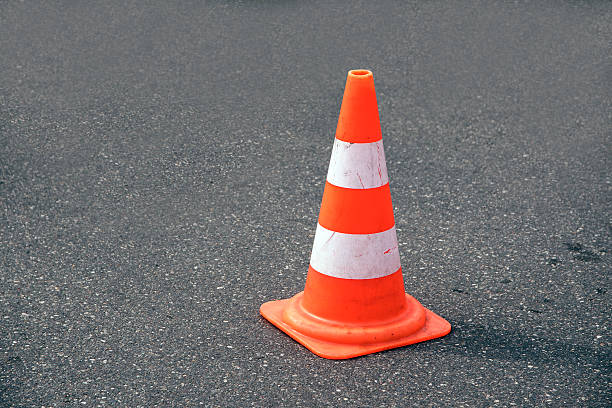
//> input picture src/Codigos Visao/Cone (RP)/cone.jpg, 612 x 408 px
$ ./Cone_Imagem ../cone.jpg   (built with g++ and OpenCV 4)
//> lines starting //> are read from the running program, lines starting //| are printed output that depends on the picture; after the words box and inside, x2 and y2 are one past the last pixel; in counts of white or black regions, pixels touching at a corner belong together
#include <iostream>
#include "opencv2/highgui/highgui.hpp"
#include "opencv2/imgproc/imgproc.hpp"

using namespace cv;
using namespace std;

int x_medio, x_min, x_max;
int y_medio, y_min, y_max;

void colorChanges(Mat&, Mat&);

void histogramH(Mat&, Mat&);

void histogramV(Mat&, Mat&);

void fitRectangle(Mat&, Mat&);

int main( int argc, char** argv )
{
    Mat src, imgHSV, imgHist1, imgHist2, imgCone;

    src = imread(argv[1]);
//> src is the input picture: 408 rows x 612 cols, CV_8UC3; mean B, G, R 108.8, 108.4, 116.8

    namedWindow("Original", CV_WINDOW_NORMAL);
    namedWindow("Thresholded Image", CV_WINDOW_NORMAL);
    namedWindow("Deteccao Cone", CV_WINDOW_NORMAL);

    colorChanges(src, imgHSV);

    histogramH(imgHSV, imgHist1);
    histogramV(imgHSV, imgHist2);

    fitRectangle(src, imgCone);

    imshow("Original", src);
    imshow("Thresholded Image", imgHSV);
    imshow("Deteccao Cone", imgCone);

    waitKey(0);

    return 0;
}

void colorChanges(Mat &in, Mat &out)
{
    int iLowH = 0;
    //int iHighH = 30; // cone.jpg e cone2.jpg
    int iHighH = 18; // cone3.jpg e cone4.jpg


    //int iLowS = 0; // cone.jpg, cone2.jpg e cone3.jpg
    int iLowS = 125; // cone4.jpg
    int iHighS = 255;

    int iLowV = 0;
    int iHighV = 255;

    cvtColor(in, out, COLOR_BGR2HSV); //Convert the captured frame from BGR to HSV
//> out: 408 rows x 612 cols, CV_8UC3; mean H, S, V 95.3, 30.8, 122.7

    inRange(out, Scalar(iLowH, iLowS, iLowV), Scalar(iHighH, iHighS, iHighV), out); //Threshold the image
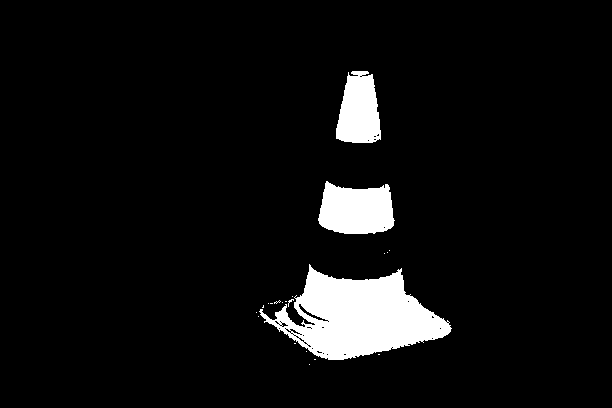
//> out: 408 rows x 612 cols, CV_8UC1; 6.3% white; 21 white regions (18 under 20 px), largest, box (x1, y1, x2, y2) and area: (259, 264, 452, 360) 9938, (318, 181, 395, 234) 3199, (336, 71, 381, 143) 2501

    //morphological opening (remove small objects from the foreground)
    erode(out, out, getStructuringElement(MORPH_ELLIPSE, Size(5, 5)) );
    dilate(out, out, getStructuringElement(MORPH_ELLIPSE, Size(5, 5)) );

    //morphological closing (fill small holes in the foreground)
    dilate(out, out, getStructuringElement(MORPH_ELLIPSE, Size(5, 5)) );
    erode(out, out, getStructuringElement(MORPH_ELLIPSE, Size(5, 5)) );
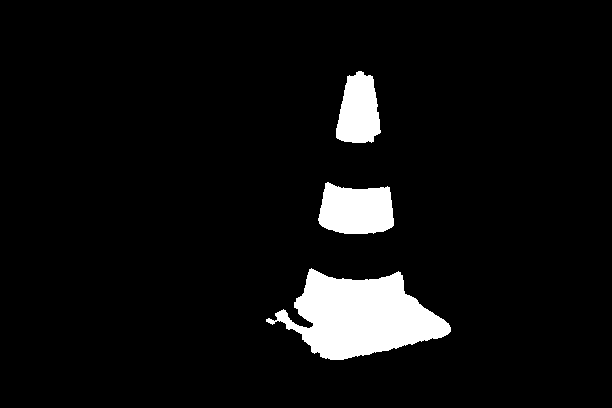
//> out: 408 rows x 612 cols, CV_8UC1; 6.1% white; 3 white regions, box (x1, y1, x2, y2) and area: (266, 268, 451, 360) 9632, (318, 182, 394, 234) 3182, (336, 71, 381, 143) 2423
}

void histogramH(Mat& in, Mat& hist)
{
    Mat histImage(in.rows, in.cols, CV_8UC3, Scalar(255,255,255) );

    int count[in.cols];
    long int count_Num = 0;
    long int count_Den = 0;
    x_min = -1;
    x_max = -1;

    for (int col = 0; col < in.cols; ++col)
    {
        count[col]=0;

        for (int row = 0; row < in.rows; ++row)
        {
            if ( (int)(in.at<uchar>(row,col)) != 0)
            {
                ++count[col];
                count_Num+=(col*count[col]);
                count_Den+=count[col];
            }
        }

        if (count[col] != 0)
            //cout << "Coluna " << col << " tem " << count[col] << " pixeis" << endl;

        circle(histImage, Point(col, in.rows - count[col]),1,Scalar(0,0,255),3,8,0);
    }
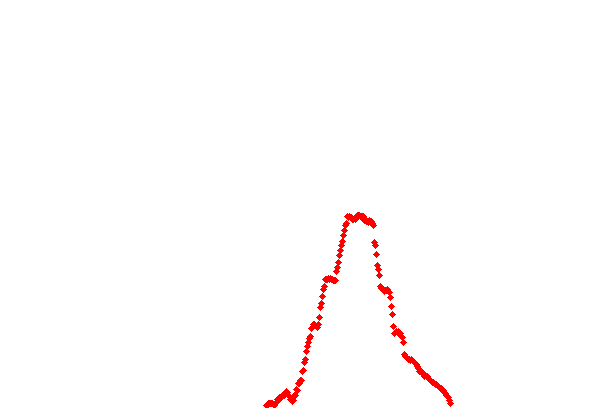
//> histImage: 408 rows x 612 cols, CV_8UC3; mean B, G, R 252.7, 252.7, 255
//> after the loop, count_Num = 365239210; count_Den = 1022986

    x_medio = (int) count_Num / count_Den;
//> x_medio = 357

    cout << "x medio: " << x_medio << endl;
//| x medio: 357
    cout << "Pontos no x medio: " << count[x_medio] << endl;
//| Pontos no x medio: 193
    cout << endl;

    for(int i_min=0; (x_medio-i_min)>=0; i_min++)
    {
        if(count[x_medio-i_min]<(0.15*count[x_medio]))
        {
            x_min = x_medio-i_min;
            break;
        }
    }
//> this loop made 57 passes
//> x_min on pass 57: 301

    cout << "X minimo: " << x_min << endl;
//| X minimo: 301
    cout << "Pontos no x minimo: " << count[x_min] << endl;
//| Pontos no x minimo: 28
    cout << endl;

    for(int i_max=0; (x_medio+i_max)<in.cols; i_max++)
    {
        if(count[x_medio+i_max]<(0.15*count[x_medio]))
        {
            x_max = x_medio+i_max;
            break;
        }
    }
//> this loop made 74 passes
//> x_max on pass 74: 430

    cout << "X maximo: " << x_max << endl;
//| X maximo: 430
    cout << "Pontos no x maximo: " << count[x_max] << endl;
//| Pontos no x maximo: 28
    cout << endl;

    hist = histImage;

    char* histogram_window = "Histogram 1";
    namedWindow(histogram_window, CV_WINDOW_NORMAL);
    imshow(histogram_window, histImage);
}

void histogramV(Mat& in, Mat& hist)
{
    Mat histImage(in.rows, in.cols, CV_8UC3, Scalar(255,255,255) );

    int count[in.rows];
    long int count_Num = 0;
    long int count_Den = 0;

    for (int row = 0; row < in.rows; ++row)
    {
        count[row]=0;

        for (int col = 0; col < in.cols; ++col)
        {
            if ( (int)(in.at<uchar>(row,col)) != 0)
            {
                ++count[row];
                count_Num+=(row*count[row]);
                count_Den+=count[row];
            }
        }

        //if (count[row] != 0)
            //cout << "Linha " << row << " tem " << count[row] << " pixeis" << endl;

        circle(histImage, Point(row, in.cols - count[row]),1,Scalar(255,0,255),3,8,0);
    }
//> histImage: 408 rows x 612 cols, CV_8UC3; every value is 255
//> after the loop, count_Num = 219073179; count_Den = 756976

    y_medio = (int) count_Num / count_Den;
//> y_medio = 289

    cout << "Y medio: " << y_medio << endl;
//| Y medio: 289
    cout << "Pontos no y medio: " << count[y_medio] << endl;
//| Pontos no y medio: 100
    cout << endl;

    for(int j_min=0; j_min<y_medio; j_min++)
    {
        if(count[j_min]>(0.15*count[y_medio]))
        {
            y_min = j_min;
            break;
        }
    }
//> this loop made 76 passes

    cout << "Y minimo: " << y_min << endl;
//| Y minimo: 75
    cout << "Pontos no y minimo: " << count[y_min] << endl;
//| Pontos no y minimo: 16
    cout << endl;

    for(int j_max=in.rows-1; j_max>y_medio; j_max--)
    {
        if(count[j_max]>(0.15*count[y_medio]))
        {
            y_max = j_max;
            break;
        }
    }
//> this loop made 50 passes

    cout << "Y maximo: " << y_max << endl;
//| Y maximo: 358
    cout << "Pontos no y maximo: " << count[y_max] << endl;
//| Pontos no y maximo: 22
    cout << endl;

    hist = histImage;

    /*char* histogram_window = "Histogram 2";
    namedWindow(histogram_window, CV_WINDOW_NORMAL);
    imshow(histogram_window, histImage);*/
}

void fitRectangle(Mat &in, Mat &out)
{
    out = in.clone();

    Point2d P1, P2;

    P1.x = x_min;
//> P1 = Point(301, 0)
    P1.y = y_min;
//> P1 = Point(301, 75)
    P2.x = x_max;
//> P2 = Point(430, 0)
    P2.y = y_max;
//> P2 = Point(430, 358)

    rectangle(out, P1, P2, Scalar(0,255,180), 4, 8, 0);
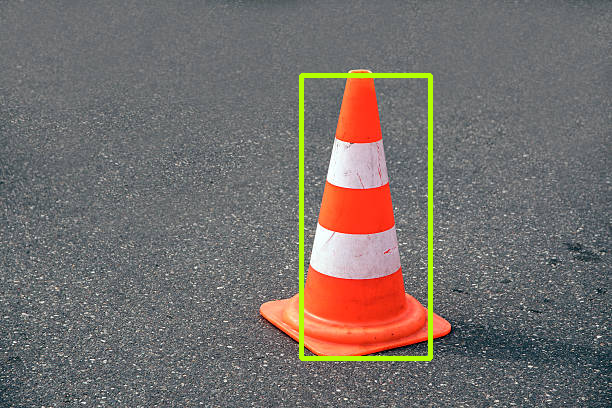
//> out: 408 rows x 612 cols, CV_8UC3; 1.65% of pixels changed, all inside (x1, y1, x2, y2) = (299, 73, 433, 361)
}
